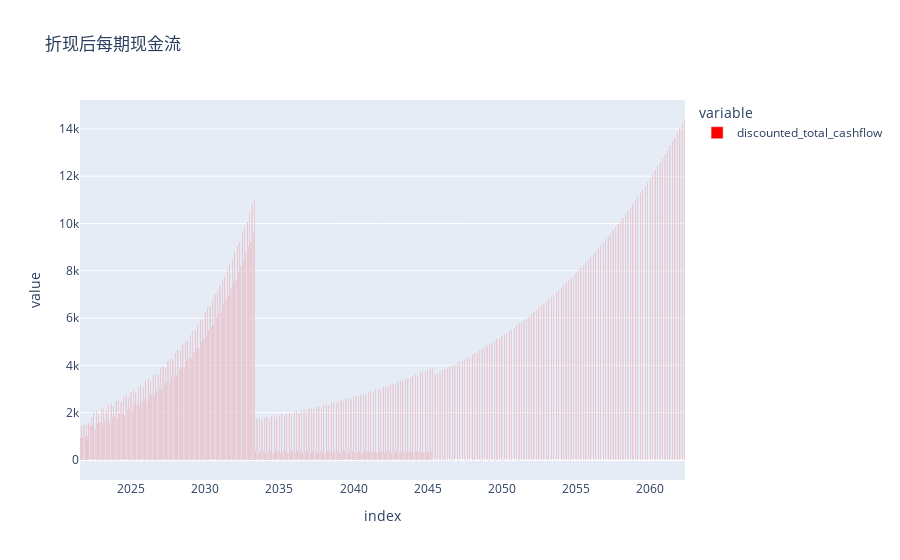

Write notebook code for a chart like this one.
### Code cell
import plotly.express as px

fig = px.bar(discounted_column_total,title="折现后每期现金流")
fig.update_traces(marker_color='red')
fig.show()

### Figure 1 — Plotly figure (JSON) as saved in the notebook; plotly's stock layout.template omitted (floating-point values rounded to 4 significant figures; data arrays with more than 128 entries replaced by an {"elided": "..."} marker saying what was removed)
{"data": [{"alignmentgroup": "True", "hovertemplate": "variable=discounted_total_cashflow<br>index=%{x}<br>value=%{y}<extra></extra>", "legendgroup": "discounted_total_cashflow", "marker": {"color": "red", "pattern": {"shape": ""}}, "name": "discounted_total_cashflow", "offsetgroup": "discounted_total_cashflow", "orientation": "v", "showlegend": true, "textposition": "auto", "type": "bar", "x": {"elided": "428 str values"}, "xaxis": "x", "y": {"elided": "428 float values"}, "yaxis": "y"}], "layout": {"autosize": true, "barmode": "relative", "legend": {"title": {"text": "variable"}, "tracegroupgap": 0}, "title": {"text": "折现后每期现金流"}, "xaxis": {"anchor": "y", "autorange": true, "domain": [0, 1], "range": ["2021-07-25", "2062-05-06"], "title": {"text": "index"}, "type": "date"}, "yaxis": {"anchor": "x", "autorange": true, "domain": [0, 1], "range": [-848.5, 15220.0], "title": {"text": "value"}, "type": "linear"}}}
